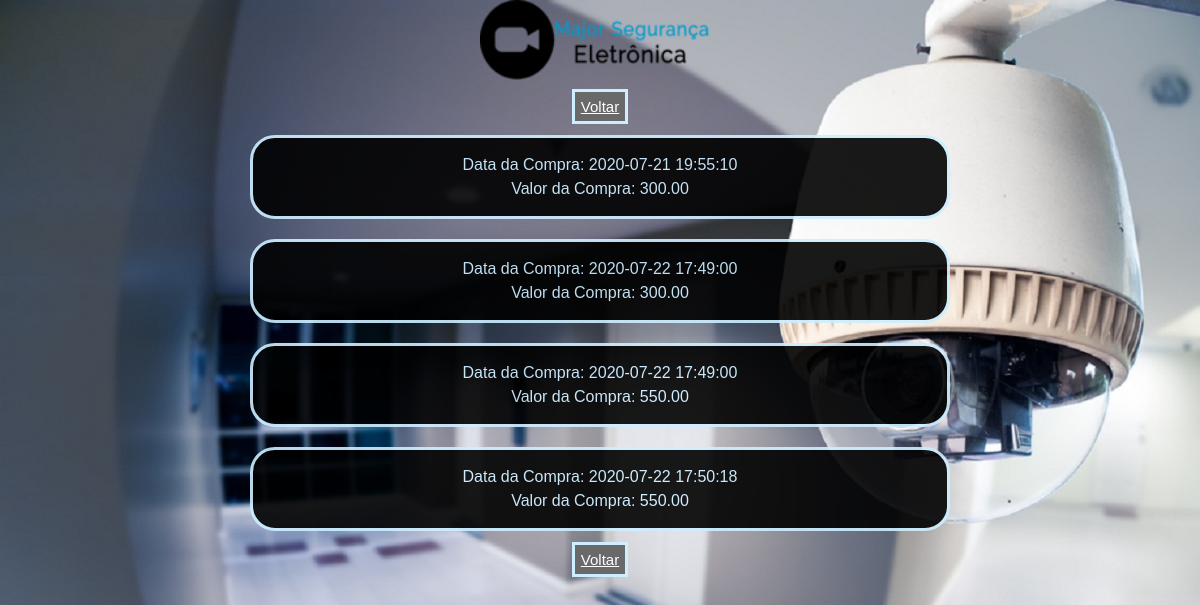
/sist.web/rel_vendas.php, run on the app's committed database.
### tables this page shows
CREATE TABLE IF NOT EXISTS `pedido_venda` (
  `id_ped_venda` int(11) NOT NULL AUTO_INCREMENT,
  `data_ped_venda` datetime NOT NULL,
  `valor_ped_venda` decimal(7,2) NOT NULL,
  `id_pgto` int(11) NOT NULL,
  `id_login` int(11) NOT NULL,
  PRIMARY KEY (`id_ped_venda`),
  KEY `id_pgto` (`id_pgto`),
  KEY `id_login` (`id_login`)
);

### sist.web/rel_vendas.php (the view, shortened to what this page needs)
<html lang="pt-br">
    <head>
    <link rel="stylesheet" type="text/css" href="estilo.css">
    </head>
    <body>
        <div id="menu">
            <center><div <a href="index.html"><img src="imagens/logoex.png" width="240" height="80"></a></div><br>
            <a id="pag" href="rel_vendas.html">Voltar</a></center>
        </div>
    </body>
</html>
<?php
echo '<link rel="stylesheet" type="text/css" href="estilophp.css">';
echo '<body>';
include "conexao.php";
    try
    {
        $Comando=$conexao->prepare("select * from pedido_venda");
        $Comando->execute();
            while ($linha=$Comando->fetch(PDO::FETCH_OBJ))
            {
                echo '<center>';
                echo '<div id=bloco>';
                echo 'Data da Compra: '.$linha->data_ped_venda.'<br>';
                echo 'Valor da Compra: '.$linha->valor_ped_venda.'<br>';
                echo '</div>';
                echo '</center>';
            }
    }
    catch (PDOException $erro)
    {
        echo "Erro:".$erro->getMessage();
    }
    echo '</body>';
?>
<html>
            <center><a id="pag" href="rel_vendas.html">Voltar</a></center>
            <br>
</html>

### sist.web/estilo.css (style rules this page uses)
* { margin: 0; padding: 0; }
body { font-size: 1em; font-family: "Trebuche MV", Helvetica, sans-serif; background-image: url(imagens/back.jpeg); background-repeat: no-repeat; background-size: 100% 100%; background-attachment: fixed; }
#pag { background-color:#696969; color: white; font-size: 15; padding: 6px; border-style: solid; border-color:#cceeff; width: 100px; height: 20px; }

### sist.web/estilophp.css (style rules this page uses)
* { margin: 0; padding: 0; }
body { font-size: 1rem; font-family: "Trebuche MV", Helvetica, sans-serif; background-image: url(imagens/back.jpeg); background-repeat: no-repeat; background-size: 100% 100%; background-attachment: fixed; }
#bloco { background-color: rgb(0, 0, 0); display: block; font-size:1rem; font-weight: 400; line-height: 1.5; color: #cceeff; padding: 15px 12px 15px 12px; text-align: center; opacity: .90; margin-top: 20px; margin-left: 250px; margin-right: 250px; margin-bottom: 20px; border-style: solid; border-color: #cceeff; border-radius: 25px; }

### data on the page
pedido_venda: data_ped_venda "2020-07-21 19:55:10", valor_ped_venda "300.00"
pedido_venda: data_ped_venda "2020-07-22 17:49:00", valor_ped_venda "300.00"
pedido_venda: data_ped_venda "2020-07-22 17:49:00", valor_ped_venda "550.00"
pedido_venda: data_ped_venda "2020-07-22 17:50:18", valor_ped_venda "550.00"
